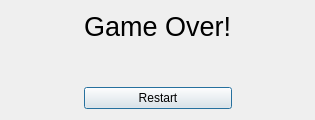
<?xml version="1.0" encoding="UTF-8"?>
<ui version="4.0">
 <class>GameOverDialog</class>
 <widget class="QDialog" name="GameOverDialog">
  <property name="geometry">
   <rect>
    <x>0</x>
    <y>0</y>
    <width>315</width>
    <height>120</height>
   </rect>
  </property>
  <property name="windowTitle">
   <string>Game Over!</string>
  </property>
  <layout class="QGridLayout" name="gridLayout">
   <item row="0" column="1">
    <widget class="QLabel" name="label">
     <property name="font">
      <font>
       <pointsize>20</pointsize>
      </font>
     </property>
     <property name="text">
      <string>Game Over!</string>
     </property>
    </widget>
   </item>
   <item row="1" column="1">
    <spacer name="verticalSpacer">
     <property name="orientation">
      <enum>Qt::Vertical</enum>
     </property>
     <property name="sizeHint" stdset="0">
      <size>
       <width>20</width>
       <height>19</height>
      </size>
     </property>
    </spacer>
   </item>
   <item row="2" column="0">
    <spacer name="horizontalSpacer">
     <property name="orientation">
      <enum>Qt::Horizontal</enum>
     </property>
     <property name="sizeHint" stdset="0">
      <size>
       <width>60</width>
       <height>20</height>
      </size>
     </property>
    </spacer>
   </item>
   <item row="2" column="1">
    <widget class="QPushButton" name="restartButton">
     <property name="text">
      <string>Restart</string>
     </property>
    </widget>
   </item>
   <item row="2" column="2">
    <spacer name="horizontalSpacer_2">
     <property name="orientation">
      <enum>Qt::Horizontal</enum>
     </property>
     <property name="sizeHint" stdset="0">
      <size>
       <width>60</width>
       <height>20</height>
      </size>
     </property>
    </spacer>
   </item>
  </layout>
  <zorder>restartButton</zorder>
  <zorder>label</zorder>
  <zorder>restartButton</zorder>
  <zorder>verticalSpacer</zorder>
  <zorder>horizontalSpacer</zorder>
  <zorder>horizontalSpacer_2</zorder>
 </widget>
 <resources/>
 <connections>
  <connection>
   <sender>restartButton</sender>
   <signal>clicked()</signal>
   <receiver>GameOverDialog</receiver>
   <slot>accept()</slot>
   <hints>
    <hint type="sourcelabel">
     <x>157</x>
     <y>96</y>
    </hint>
    <hint type="destinationlabel">
     <x>157</x>
     <y>59</y>
    </hint>
   </hints>
  </connection>
 </connections>
</ui>
